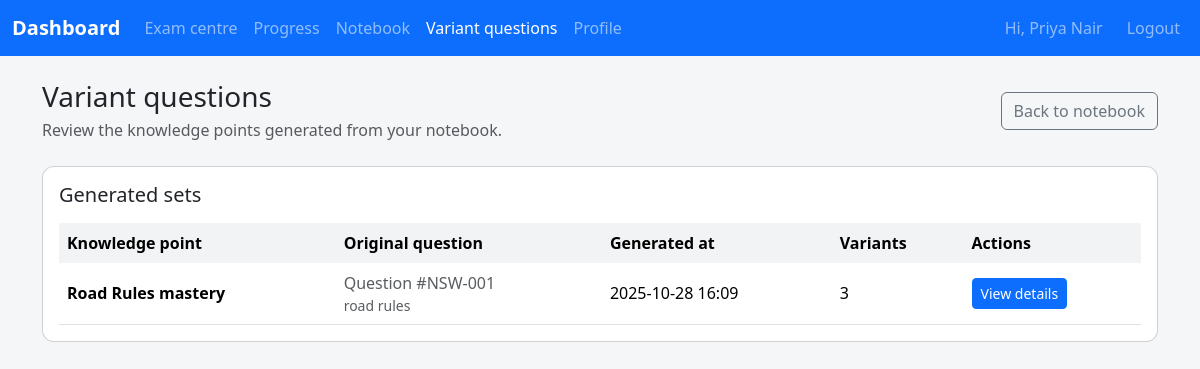
Before: /student/variants (signed in) with the older database file.
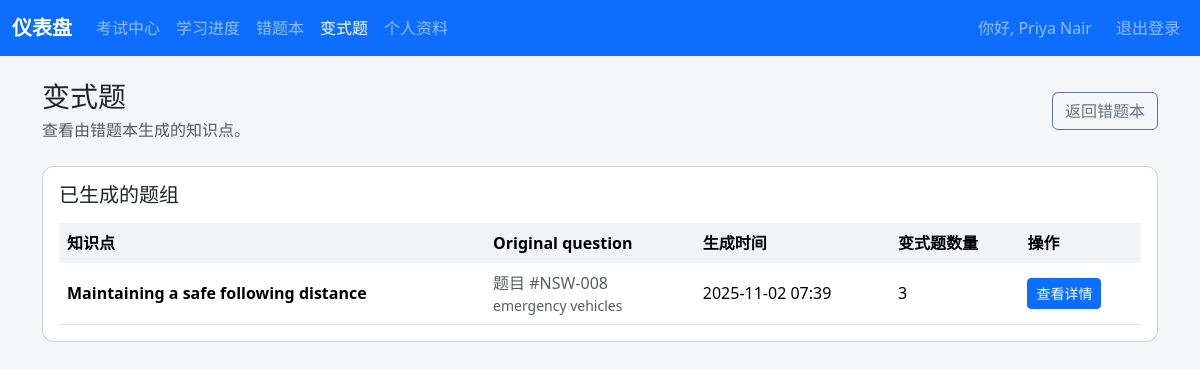
After: the same page with the newer database file.
### app/models.py (models this page shows)
class VariantQuestionGroup(db.Model):
    __tablename__ = "variant_question_groups"
    id = db.Column(db.Integer, primary_key=True)
    student_id = db.Column(db.Integer, db.ForeignKey("students.id"), nullable=False)
    base_question_id = db.Column(db.Integer, db.ForeignKey("questions.id"), nullable=False)
    knowledge_point_name = db.Column(db.String(255), nullable=False)
    knowledge_point_summary = db.Column(db.Text, nullable=False)
    created_at = db.Column(db.DateTime, default=datetime.utcnow, nullable=False)
    student = db.relationship("Student", back_populates="variant_groups")
    base_question = db.relationship("Question")
    variants = db.relationship(
        "VariantQuestion", back_populates="group", cascade="all, delete-orphan"
    )

class Question(db.Model):
    __tablename__ = "questions"
    id = db.Column(db.Integer, primary_key=True)
    qid = db.Column(db.String(50), nullable=False)
    prompt = db.Column(db.Text, nullable=False)
    language = db.Column(db.String(20), nullable=False, default="ENGLISH")
    state_scope = db.Column(db.String(10), nullable=False, default="ALL")
    topic = db.Column(db.String(120), nullable=False, default="general")
    option_a = db.Column(db.String(255), nullable=False, default="Option A")
    option_b = db.Column(db.String(255), nullable=False, default="Option B")
    option_c = db.Column(db.String(255), nullable=False, default="Option C")
    option_d = db.Column(db.String(255), nullable=False, default="Option D")
    correct_option = db.Column(db.String(1), nullable=False, default="A")
    explanation = db.Column(db.Text, nullable=False, default="")
    image_url = db.Column(db.String(500))
    __table_args__ = (
        UniqueConstraint(
            "qid", "state_scope", "language", name="uq_question_qid_state_language"
        ),
    )

### app/student/routes.py (the view)
@student_bp.route("/variants")
@login_required
def variant_list():
    student = _current_student()
    if not student:
        return _redirect_non_students()
    groups = (
        VariantQuestionGroup.query.options(
            joinedload(VariantQuestionGroup.base_question),
            joinedload(VariantQuestionGroup.variants),
        )
        .filter_by(student_id=student.id)
        .order_by(VariantQuestionGroup.created_at.desc())
        .all()
    )
    group_rows: list[dict[str, object]] = []  # Payload rows consumed by the template
    for group in groups:
        student_variants = [
            variant
            for variant in group.variants
            if variant.student_id == student.id
        ]  # Only expose variants owned by the current student
        group_rows.append(
            {
                "group": group,
                "variant_total": len(student_variants),  # Number of stored variants
            }
        )
    return render_template(
        "student/variant_list.html",
        group_rows=group_rows,
    )

### app/coach/routes.py (called while the page is built, shortened)
@coach_bp.before_app_request
def _restrict_student_portal_access():
    if request.blueprint != "coach":
        return None

### app/i18n.py (called while the page is built)
def normalise_language_code(language: str | None) -> str | None:
    if not language:
        return None
    code = language.strip().upper()
    if code in SUPPORTED_LANGUAGES:
        return code
    return None

def ensure_language_code(language: str | None) -> str:
    normalised = normalise_language_code(language)
    return normalised or DEFAULT_LANGUAGE

def translate_text(text: str, language: str, **format_values: str) -> str:
    catalogue = TRANSLATIONS.get(language, {})
    translated = catalogue.get(text, text)
    if format_values:
        try:
            return translated.format(**format_values)
        except (KeyError, IndexError):
            return translated
    return translated

### app/models.py (called while the page is built)
    @property
    def is_student(self) -> bool:
        return True

### app/student/routes.py (called while the page is built)
def _current_student() -> Student | None:
    if not current_user.is_authenticated:
        return None
    student = current_user._get_current_object()
    if isinstance(student, Student):
        return student
    return None

### app/templates/student/variant_list.html (shortened to what this page needs)
{% extends "base.html" %}
{% block content %}
<div class="d-flex flex-column flex-lg-row align-items-lg-center justify-content-between gap-3 mb-4">
  <div>
    <h1 class="h3 mb-1">{{ _('Variant questions') }}</h1>
    <p class="text-muted mb-0">{{ _('Review the knowledge points generated from your notebook.') }}</p>
  </div>
  <a class="btn btn-outline-secondary" href="{{ url_for('student.notebook') }}">{{ _('Back to notebook') }}</a>
</div>
{% if group_rows %}
<div class="card">
  <div class="card-body">
    <h2 class="h5 mb-3">{{ _('Generated sets') }}</h2>
    <div class="table-responsive">
      <table class="table table-hover align-middle mb-0">
        <thead>
          <tr>
            <th scope="col">{{ _('Knowledge point') }}</th>
            <th scope="col">{{ _('Original question') }}</th>
            <th scope="col">{{ _('Generated at') }}</th>
            <th scope="col">{{ _('Variants') }}</th>
            <th scope="col">{{ _('Actions') }}</th>
          </tr>
        </thead>
        <tbody>
          {% for row in group_rows %}
          {% set group = row.group %}
          <tr>
            <td class="fw-semibold">{{ group.knowledge_point_name }}</td>
            <td>
              <span class="text-muted">{{ _('Question') }} #{{ group.base_question.qid }}</span>
              <div class="small text-muted">{{ group.base_question.topic }}</div>
            </td>
            <td>{{ group.created_at.strftime('%Y-%m-%d %H:%M') }}</td>
            <td>{{ row.variant_total }}</td>
            <td>
              <a class="btn btn-sm btn-primary" href="{{ url_for('student.variant', group=group.id) }}">{{ _('View details') }}</a>
            </td>
          </tr>
          {% endfor %}
        </tbody>
      </table>
    </div>
  </div>
</div>
{% else %}
<div class="alert alert-info" role="alert">
  {{ _('Generate variants from the notebook to see them listed here.') }}
</div>
{% endif %}
{% endblock %}

### app/templates/base.html (shortened to what this page needs)
<!doctype html>
<html lang="{{ 'zh-Hans' if active_language == 'CHINESE' else 'en' }}">
  <head>
    <link
      href="https://cdn.jsdelivr.net/npm/bootstrap@5.3.3/dist/css/bootstrap.min.css"
      rel="stylesheet"
    >
    <link rel="stylesheet" href="{{ url_for('static', filename='css/app.css') }}">
  </head>
  <body class="{% block body_class %}{% endblock %}">
    {% block navbar %}
    <nav class="navbar navbar-expand-lg navbar-dark bg-primary mb-4">
      <div class="container-fluid">
        {% if current_user.is_authenticated %}
          {% set is_student = current_user.is_student %}
          {% set home_endpoint = 'student.dashboard' if is_student else 'coach.dashboard' %}
        {% else %}
          {% set is_student = False %}
          {% set home_endpoint = 'coach.login' %}
        {% endif %}
        <a class="navbar-brand" href="{{ url_for(home_endpoint) }}" aria-label="{{ _('Dashboard') }}">
          {{ _('Dashboard') }}
        </a>
        <div class="collapse navbar-collapse" id="navbarNav">
          {% set endpoint = request.endpoint or '' %}
          <ul class="navbar-nav me-auto">
            {% if current_user.is_authenticated %}
              {% if is_student %}
              <li class="nav-item"><a class="nav-link {% if endpoint.startswith('student.exams') %}active{% endif %}" href="{{ url_for('student.exams') }}">{{ _('Exam centre') }}</a></li>
              <li class="nav-item"><a class="nav-link {% if endpoint == 'student.progress' %}active{% endif %}" href="{{ url_for('student.progress') }}">{{ _('Progress') }}</a></li>
              <li class="nav-item"><a class="nav-link " href="{{ url_for('student.notebook') }}">{{ _('Notebook') }}</a></li>
              <li class="nav-item"><a class="nav-link {% if endpoint.startswith('student.variant') %}active{% endif %}" href="{{ url_for('student.variant_list') }}">{{ _('Variant questions') }}</a></li>
              <li class="nav-item"><a class="nav-link {% if endpoint.startswith('student.profile') %}active{% endif %}" href="{{ url_for('student.profile') }}">{{ _('Profile') }}</a></li>
              {% endif %}
            {% endif %}
          </ul>
          <ul class="navbar-nav ms-auto align-items-center gap-3">
            {% if current_user.is_authenticated %}
            <li class="nav-item d-flex align-items-center gap-2">
              <span class="navbar-text">{{ _('Hi') }}, {{ current_user.name }}</span>
            </li>
            <li class="nav-item"><a class="nav-link" href="{{ url_for('coach.logout') }}">{{ _('Logout') }}</a></li>
            {% endif %}
          </ul>
        </div>
      </div>
    </nav>
    {% endblock %}
    <main class="{% block main_class %}container{% endblock %}">
      {% block content %}{% endblock %}
    </main>
  </body>
</html>

Changed rows visible on the page:
no longer on this page (row edited): Question: base_question.qid "NSW-001", base_question.topic "road rules"
now on this page (row edited): Question: base_question.qid "NSW-008", base_question.topic "emergency vehicles"
Other visible differences:
text no longer shown: "Dashboard Exam centre Progress Notebook Variant questions Profile Hi Logout Variant questions Review the knowledge points generated from your notebook. Back to notebook Generated sets Knowledge point Generated at Variants Actions"
text now shown: "仪表盘 考试中心 学习进度 错题本 变式题 个人资料 你好 退出登录 变式题 查看由错题本生成的知识点。 返回错题本 已生成的题组 知识点 生成时间 变式题数量 操作"
new list line: "Maintaining a safe following distance 2025-11-02 07:39"
new list line: "题目 # 3 查看详情"
list line gone: "Road Rules mastery 2025-10-28 16:09"
list line gone: "Question # 3 View details"
